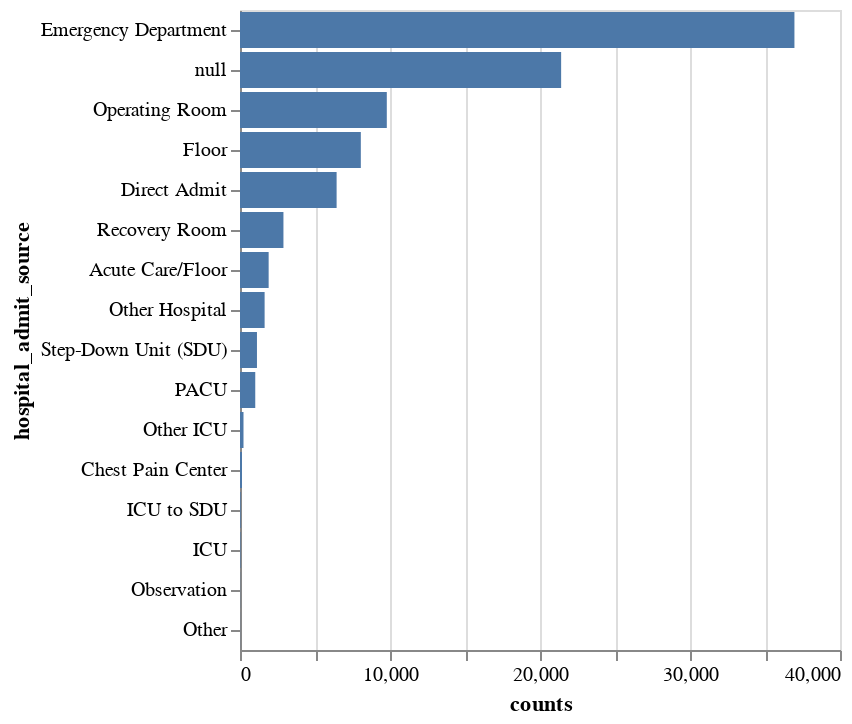

Notebook source saved alongside this figure:
### Code cell
admit_sources = null_col_vals.select(pl.col("hospital_admit_source")).to_series().value_counts(sort=True).to_pandas()

alt.Chart(admit_sources).mark_bar().encode(
    alt.Y('hospital_admit_source:N', sort=alt.EncodingSortField(field="counts", order='descending')),
    alt.X('counts')
)

### Figure 1 — Vega-Lite specification as saved in the notebook (floating-point values rounded to 4 significant figures)
{"config": {"view": {"continuousWidth": 300, "continuousHeight": 300}}, "data": {"name": "data-63f515200892f07d8d7fe8a50430d37d"}, "mark": {"type": "bar"}, "encoding": {"x": {"field": "counts", "type": "quantitative"}, "y": {"field": "hospital_admit_source", "sort": {"field": "counts", "order": "descending"}, "type": "nominal"}}, "$schema": "https://vega.github.io/schema/vega-lite/v5.15.1.json", "datasets": {"data-63f515200892f07d8d7fe8a50430d37d": [{"hospital_admit_source": "Emergency Department", "counts": 36962}, {"hospital_admit_source": null, "counts": 21409}, {"hospital_admit_source": "Operating Room", "counts": 9787}, {"hospital_admit_source": "Floor", "counts": 8055}, {"hospital_admit_source": "Direct Admit", "counts": 6441}, {"hospital_admit_source": "Recovery Room", "counts": 2896}, {"hospital_admit_source": "Acute Care/Floor", "counts": 1910}, {"hospital_admit_source": "Other Hospital", "counts": 1641}, {"hospital_admit_source": "Step-Down Unit (SDU)", "counts": 1131}, {"hospital_admit_source": "PACU", "counts": 1017}, {"hospital_admit_source": "Other ICU", "counts": 233}, {"hospital_admit_source": "Chest Pain Center", "counts": 134}, {"hospital_admit_source": "ICU to SDU", "counts": 45}, {"hospital_admit_source": "ICU", "counts": 35}, {"hospital_admit_source": "Observation", "counts": 10}, {"hospital_admit_source": "Other", "counts": 7}]}}
